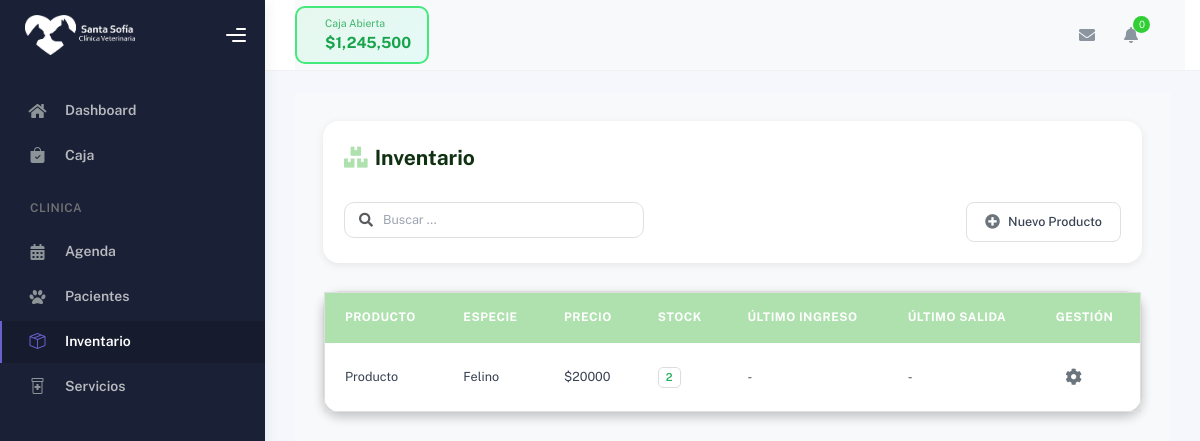
Before: /hospital/inventario/ with the older database file.
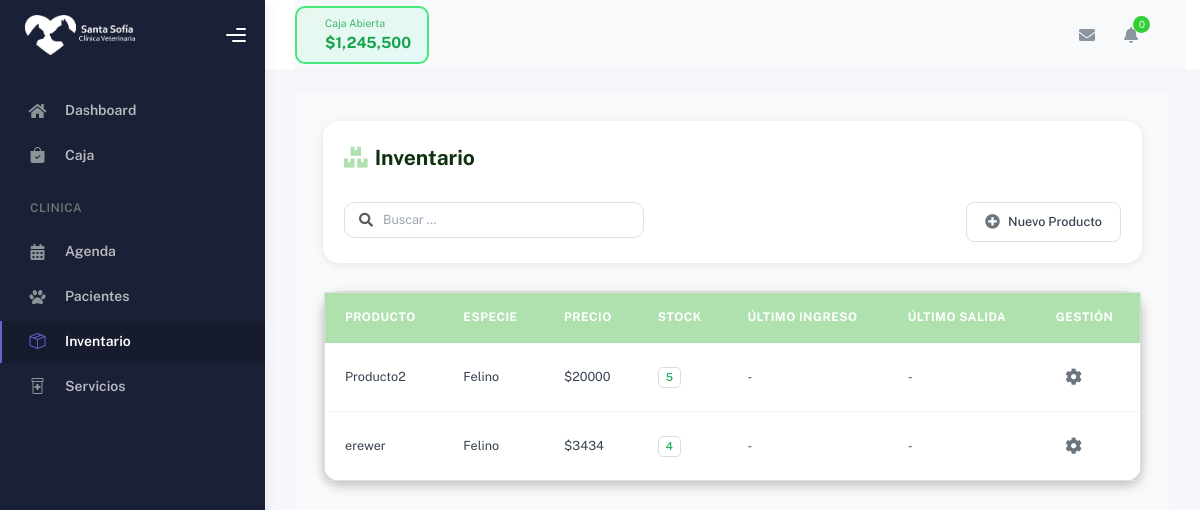
After: the same page with the newer database file.
### hospital/models.py (models this page shows, shortened)
class Insumo(models.Model):
    idInventario = models.AutoField(primary_key=True)
    medicamento = models.CharField(max_length=200)
    categoria = models.CharField(max_length=100, blank=True, null=True)
    sku = models.CharField(max_length=100, blank=True, null=True)
    codigo_barra = models.CharField(max_length=100, blank=True, null=True)
    presentacion = models.CharField(max_length=150, blank=True, null=True)
    especie = models.CharField(max_length=50, blank=True, null=True)
    descripcion = models.TextField(blank=True, null=True)
    unidad_medida = models.CharField(max_length=50, blank=True, null=True)
    precio_venta = models.FloatField(default=0)
    margen = models.FloatField(default=0)
    stock_actual = models.IntegerField(default=0)
    stock_minimo = models.IntegerField(default=0)
    stock_maximo = models.IntegerField(default=0)
    almacenamiento = models.TextField(blank=True, null=True)
    precauciones = models.TextField(blank=True, null=True)
    contraindicaciones = models.TextField(blank=True, null=True)
    efectos_adversos = models.TextField(blank=True, null=True)
    dosis_ml = models.FloatField(blank=True, null=True)
    peso_kg = models.FloatField(blank=True, null=True)
    fecha_creacion = models.DateTimeField(default=timezone.now)
    class Meta:
        db_table = "Insumo"
        ordering = ["medicamento"]

### hospital/views.py (the view)
# urls.py: path('inventario/', views.inventario, name='inventario'),
def inventario(request):
    insumos = Insumo.objects.all()
    return render(request, 'inventario/inventario.html', {'insumos': insumos})

### hospital/templates/inventario/inventario.html (shortened to what this page needs)
{% extends "partials/base_table.html" %}
{% load static %}
{% block extra_css %}
<link rel="stylesheet" href="{% static 'css/style_inventario.css' %}" type="text/css" media="all">
{% endblock %}
{% block table_title %}
<i class="fas fa-boxes"></i> Inventario
{% endblock %}
{% block table_buttons %}
<button type="button" onclick="abrirModalNuevoProducto()">
    <i class="fas fa-plus-circle"></i> Nuevo Producto
</button>
{% endblock %}
{% block table_columns %}
<th>Producto</th>
<th>Especie</th>
<th>Precio</th>
<th>Stock</th>
<th>Último Ingreso</th>
<th>Último Salida</th>
<th>Gestión</th>
{% endblock %}
{% block table_rows %}
{% for insumo in insumos %}
<tr data-id="{{ insumo.idInventario }}" data-especie="{{ insumo.especie|default_if_none:'' }}" data-stock="ok"
    data-dosis-ml="{{ insumo.dosis_ml }}" data-peso-kg="{{ insumo.peso_kg }}">
    <td>{{ insumo.medicamento }}</td>
    <td>{{ insumo.especie }}</td>
    <td>${{ insumo.precio_venta|floatformat:0 }}</td>
    <td><span class="badge stock-ok">{{ insumo.stock_actual }}</span></td>
    <td>-</td>
    <td>-</td>
    <td>
        <div class="manage-wheel">
            <button type="button" onclick="toggleWheel(this)">
                <i class="fas fa-cog"></i>
            </button>
        </div>
    </td>
</tr>
{% empty %}
<tr>
    <td colspan="7">No hay productos en inventario.</td>
</tr>
{% endfor %}
{% endblock %}

### templates/partials/base_table.html (shortened to what this page needs)
{% extends "partials/base.html" %}
{% load static %}
{% block styles %}
<link rel="stylesheet" href="{% static 'css/base/tables_base.css' %}?v=4" type="text/css" media="all">
{% endblock %}
{% block content %}
<div class="table-page-content">
    <div class="container-fluid">
        <div class="table-header">
            <h4>
                {% block table_title %}{% endblock %}
            </h4>
            <div class="table-header-controls">
                <div class="search-bar">
                    <i class="fas fa-search text-muted"></i>
                    <input type="text" id="searchInput" placeholder="Buscar ...">
                </div>
            </div>
            <div class="table-actions">
                <div class="table-action-buttons">
                    {% block table_buttons %}{% endblock %}
                </div>
            </div>
        </div>
        <div class="vet-table">
            <table id="vet-table" class="vet-table">
                <thead>
                    <tr>
                        {% block table_columns %}{% endblock %}
                    </tr>
                </thead>
                <tbody>
                    {% block table_rows %}{% endblock %}
                </tbody>
            </table>
        </div>
    </div>
</div>
{% endblock %}

### templates/partials/base.html (shortened to what this page needs)
{% load static %}
{% block base %}
<!DOCTYPE html>
<html lang="es">
<head>
    <link href="https://cdn.jsdelivr.net/npm/bootstrap@5.3.0/dist/css/bootstrap.min.css" rel="stylesheet">
    <link rel="stylesheet" href="https://cdnjs.cloudflare.com/ajax/libs/font-awesome/6.4.0/css/all.min.css">
    <link rel="stylesheet" href="{% static 'css/plugins.min.css' %}" />
    <link rel="stylesheet" href="{% static 'css/kaiadmin.min.css' %}" />
    <link rel="stylesheet" href="{% static 'css/dashboard_style.css' %}" />
    <link rel="stylesheet" href="https://cdn.jsdelivr.net/npm/bootstrap-icons@1.11.1/font/bootstrap-icons.css">
    <link rel="stylesheet" href="{% static 'css/base/modals_base.css' %}" />
    {% block extra_css %}{% endblock %}
    {% block styles %}{% endblock %}
</head>
<body>
    <div class="wrapper">
        {% include 'partials/sidebar.html' %}
        <div class="main-panel">
            {% include 'partials/topbar.html' %}
            <div class="container">
                <div class="page-inner">
                    {% block content %}{% endblock %}
                </div>
            </div>
        </div>
    </div>
</body>
</html>
{% endblock %}

### templates/partials/sidebar.html (shortened to what this page needs)
{% load static %}
<link rel="stylesheet" href="https://cdn.jsdelivr.net/npm/bootstrap-icons@1.13.1/font/bootstrap-icons.min.css">
<div class="sidebar" data-background-color="dark">
    <div class="sidebar-logo">
        <div class="logo-header" data-background-color="dark">
            <a href="{% url 'dashboard' %}" class="logo">
                <img src="{% static 'img/logo.png' %}" alt="navbar brand" class="navbar-brand" height="40" />
            </a>
            <div class="nav-toggle">
                <button class="btn btn-toggle toggle-sidebar">
                    <i class="gg-menu-right"></i>
                </button>
            </div>
        </div>
    </div>
    <div class="sidebar-wrapper scrollbar scrollbar-inner">
        <div class="sidebar-content">
            <ul class="nav nav-secondary">
                <li class="nav-item {% if request.resolver_match.url_name == 'dashboard' %}active{% endif %}">
                    <a href="{% url 'dashboard' %}">
                        <i class="fas fa-home"></i>
                        <p>Dashboard</p>
                    </a>
                </li>
                <li class="nav-item {% if request.resolver_match.app_name == 'caja' %}active{% endif %}">
                    <a href="{% url 'caja:cashregister' %}">
                        <i class="bi bi-bag-check-fill"></i>
                        <p>Caja</p>
                    </a>
                </li>
                <li class="nav-section">
                    <h4 class="text-section">CLINICA</h4>
                </li>
                <li class="nav-item {% if request.resolver_match.url_name == 'agenda' %}active{% endif %}">
                    <a href="{% url 'agenda:agenda' %}">
                        <i class="fas fa-calendar-alt"></i>
                        <p>Agenda</p>
                    </a>
                </li>
                <li class="nav-item {% if request.resolver_match.url_name == 'pacientes' %}active{% endif %}">
                    <a href="{% url 'pacientes' %}">
                        <i class="fas fa-paw"></i>
                        <p>Pacientes</p>
                    </a>
                </li>
                <li class="nav-item {% if request.resolver_match.url_name == 'inventario' %}active{% endif %}">
                    <a href="{% url 'inventario' %}">
                        <i class="bi bi-box-seam"></i>
                        <p>Inventario</p>
                    </a>
                </li>
                <li class="nav-item {% if request.resolver_match.url_name == 'servicios' %}active{% endif %}">
                    <a href="{% url 'servicios' %}">
                        <i class="bi bi-prescription2"></i>
                        <p>Servicios</p>
                    </a>
                </li>
        </div>
    </div>
</div>

### templates/partials/topbar.html (shortened to what this page needs)
{% load static %}
<div class="main-header">
    <nav class="navbar navbar-header navbar-header-transparent navbar-expand-lg border-bottom">
        <div class="container-fluid">
            <nav class="navbar navbar-header-left navbar-expand-lg p-0 d-none d-lg-flex">
                <div class="cash-status-btn open" id="cashStatusBtn" onclick="toggleCashRegister()">
                    <div class="status-info">
                        <h6 id="cashStatusLabel">Caja Abierta</h6>
                        <div class="amount" id="cashAmount">$1,245,500</div>
                    </div>
                </div>
            </nav>
            <ul class="navbar-nav topbar-nav ms-md-auto align-items-center">
                <li class="nav-item topbar-icon dropdown hidden-caret">
                    <a class="nav-link dropdown-toggle" href="#" id="messageDropdown" role="button"
                        data-bs-toggle="dropdown" aria-haspopup="true" aria-expanded="false">
                        <i class="fa fa-envelope"></i>
                    </a>
                </li>
                <li class="nav-item topbar-icon dropdown hidden-caret">
                    <a class="nav-link dropdown-toggle" href="#" id="notifDropdown" role="button"
                        data-bs-toggle="dropdown" aria-haspopup="true" aria-expanded="false">
                        <i class="fa fa-bell"></i>
                        <span class="notification">0</span>
                    </a>
                </li>
                <li class="nav-item topbar-user dropdown hidden-caret">
                    <a class="dropdown-toggle profile-pic" data-bs-toggle="dropdown" href="#" aria-expanded="false">
                    </a>
                </li>
            </ul>
        </div>
    </nav>
</div>

### static/css/dashboard_style.css (style rules this page uses)
:root { --primary-color: #afe1af; --primary-hover: #89c57c; --text-dark: #103012; }
.stock-ok { color: #27ae60; font-weight: 600; }

### static/css/base/modals_base.css (style rules this page uses)
:root { --primary-color: #afe1af; --primary-hover: #89c57c; --text-dark: #103012; --bg-light: #f8f9fa; --border-color: #e0e0e0; --shadow-sm: 0 2px 8px rgba(0, 0, 0, 0.08); --shadow-md: 0 4px 12px rgba(0, 0, 0, 0.12); --grey: #afafaf; --grey-hover: #a8a8a8; }

### hospital/Static/css/style_inventario.css (style rules this page uses)
:root { --primary-color: #afe1af; --primary-hover: #89c57c; --text-dark: #103012; --bg-light: #f8f9fa; --border-color: #e0e0e0; --shadow-sm: 0 2px 8px rgba(0, 0, 0, 0.08); --shadow-md: 0 4px 12px rgba(0, 0, 0, 0.12); }

### templates/partials/topbar.html (style rules this page uses)
.main-header { z-index: 10!important; }
.navbar-header-left .cash-status-btn { margin: 0; }
.cash-status-btn { display: flex; align-items: center; gap: 12px; padding: 8px 16px; border-radius: 10px; border: 2px solid; font-weight: 600; transition: all 0.3s ease; cursor: pointer; }
.cash-status-btn.open { background: linear-gradient(135deg, rgba(67, 233, 123, 0.1) 0%, rgba(56, 249, 215, 0.1) 100%); border-color: #43e97b; color: #16a34a; }
.cash-status-btn .status-info h6 { margin: 0; font-size: 0.75rem; opacity: 0.8; }
.cash-status-btn .status-info .amount { margin: 0; font-size: 1.1rem; font-weight: 700; }

Changed rows visible on the page:
removed Insumo: medicamento "Producto", especie "Felino", precio_venta "20000", stock_actual "2"
added Insumo: medicamento "Producto2", especie "Felino", precio_venta "20000", stock_actual "5"
added Insumo: medicamento "erewer", especie "Felino", precio_venta "3434", stock_actual "4"
